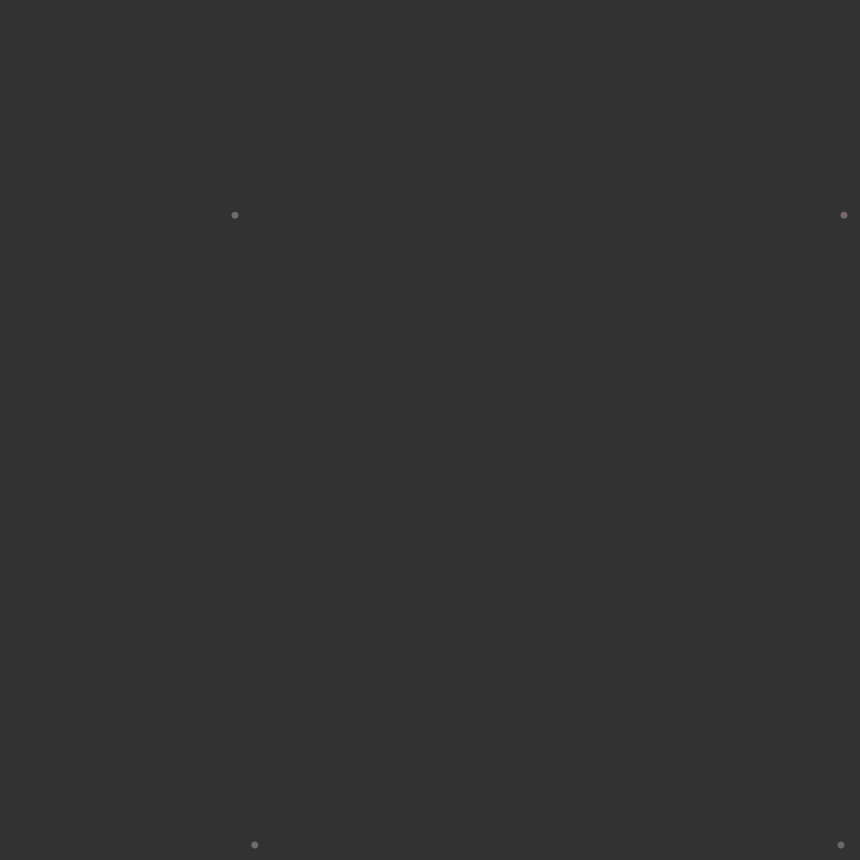
Frame 1 (no input)
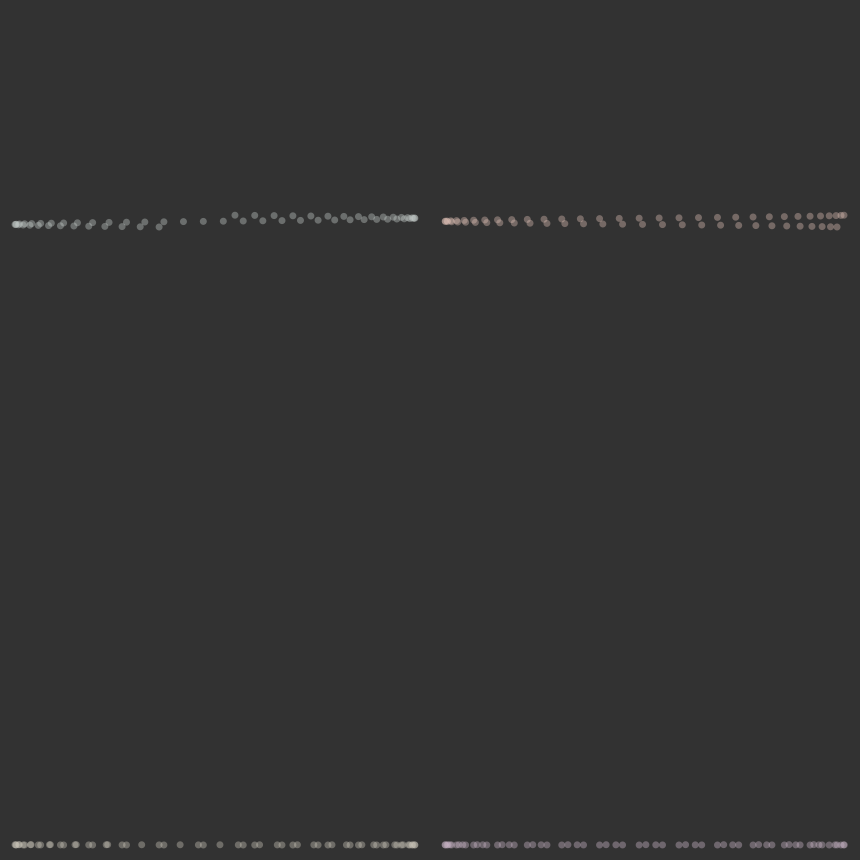
Frame 60 (the mouse pressed at the canvas centre just before this capture)
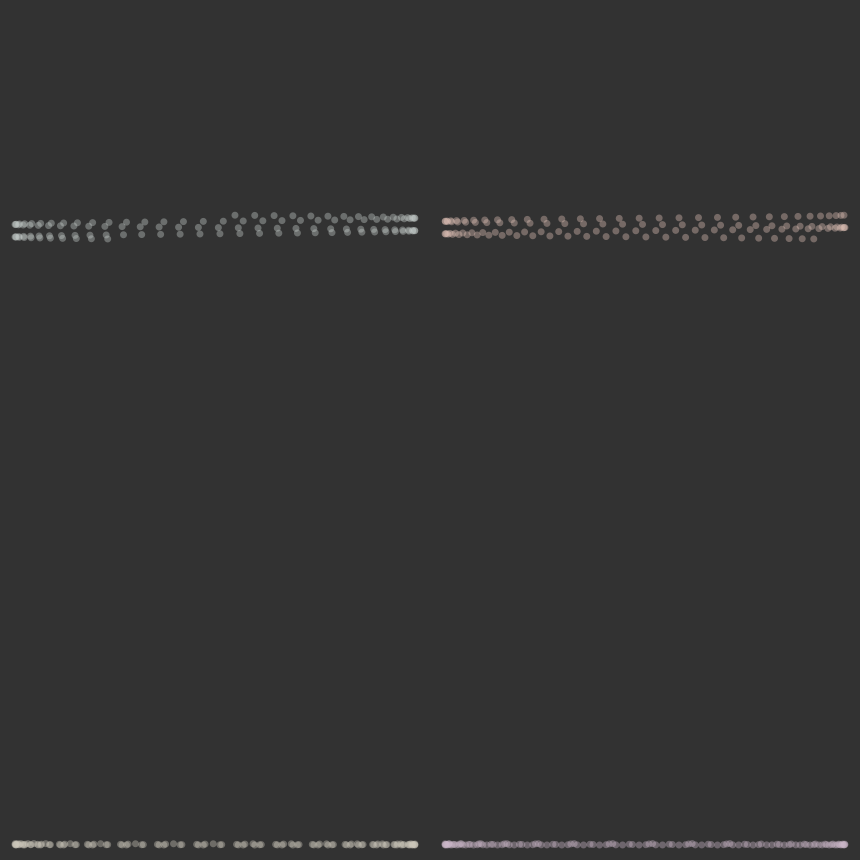
Frame 120 (the mouse held since frame 60 and released just before this capture)

The Processing sketch that drew these frames (run headless with seeded random() and noise(); from frame 60 on, the mouse is pressed at the canvas centre):

// Processing sketch: wave_play_pastels
// ── wave_play_pastels.pde
float x, y, m, n, c, d, q, r;
float a;

void setup() {
  size(430*2, 430*2);
  background(50);
}

void draw() {
  a+=.001;
  
  pushMatrix();
  translate(width/4, height/4);
  x = sin(a*100)*200;
  y = sin(a*1)*200;
  noStroke();
  //stroke(232, 205, 27);
  fill(196, 205, 202, 100);
  //line(x, y, x+5, y+5);
  ellipse(x, y, 7, 7);
  popMatrix();
  
  pushMatrix();
  translate(3*width/4, height/4);
  c = cos(a*100)*200;
  d = sin(a*1)*200;
  noStroke();
  fill(223, 190, 180, 100);
  ellipse(c, d, 7, 7);
  popMatrix();
  
  pushMatrix();
  translate(width/4, 3*height/4);
  m = sin(a*200)*200;
  n = cos(a*1)*200;
  noStroke();
  fill(204, 198, 187, 100);
  ellipse(m, n, 7, 7);
  popMatrix();
  
  pushMatrix();
  translate(3*width/4 , 3*height/4);
  q = cos(a*200)*200;
  r = cos(a*1)*200;
  fill(204, 183, 202, 100);
  ellipse(q, r, 7, 7);
  popMatrix();
  
  println(millis());
}
